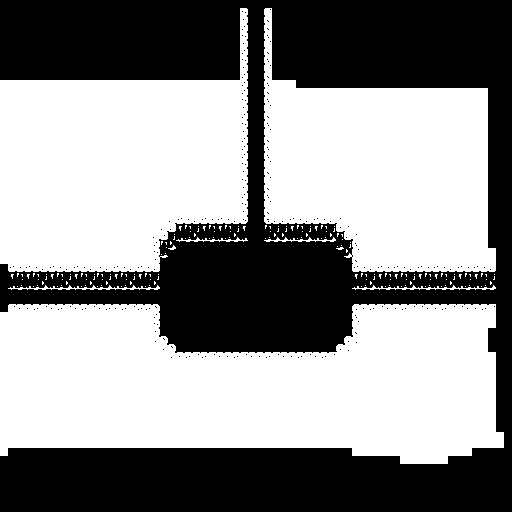

This game map was drawn from its Tiled (.tmx) file and the tilesets committed beside it. A one-line description and the trimmed map source follow:
An orthogonal 64x64 tile map with 8x8 px tiles, 1 tile layer (map) and 15 objects (Jetty Area Gateway, Flower Area Gateway, Ice Cube, Snow Cave In, Snow 3, ...).

<map version="1.10" tiledversion="1.11.2" orientation="orthogonal" renderorder="right-down" width="64" height="64" tilewidth="8" tileheight="8" infinite="0" nextlayerid="3" nextobjectid="29">
 <editorsettings>
  <export target="../public/assets/tilemaps/autumn_ice_cube_with_snowman_area.json" format="json" />
 </editorsettings>
 <tileset firstgid="1" name="snow" tilewidth="8" tileheight="8" spacing="8" margin="8" tilecount="64" columns="8">
  <image source="../public/assets/tilemaps/snow.png" width="136" height="136" />
  <tile id="0">
   <properties>
    <property name="collision" type="bool" value="true" />
   </properties>
  </tile>
  <tile id="1">
   <properties>
    <property name="collision" type="bool" value="true" />
   </properties>
  </tile>
  <tile id="2">
   <properties>
    <property name="collision" type="bool" value="true" />
   </properties>
  </tile>
  <tile id="3">
   <properties>
    <property name="collision" type="bool" value="true" />
   </properties>
  </tile>
  <tile id="4">
   <properties>
    <property name="collision" type="bool" value="true" />
   </properties>
  </tile>
  <tile id="5">
   <properties>
    <property name="collision" type="bool" value="true" />
   </properties>
  </tile>
  <tile id="6">
   <properties>
    <property name="collision" type="bool" value="true" />
   </properties>
  </tile>
  <tile id="8">
   <properties>
    <property name="collision" type="bool" value="true" />
   </properties>
  </tile>
  <tile id="9">
   <properties>
    <property name="collision" type="bool" value="true" />
   </properties>
  </tile>
  <tile id="10">
   <properties>
    <property name="collision" type="bool" value="true" />
   </properties>
  </tile>
  <tile id="11">
   <properties>
    <property name="collision" type="bool" value="true" />
   </properties>
  </tile>
  <tile id="12">
   <properties>
    <property name="collision" type="bool" value="true" />
   </properties>
  </tile>
  <tile id="13">
   <properties>
    <property name="collision" type="bool" value="true" />
   </properties>
  </tile>
  <tile id="14">
   <properties>
    <property name="collision" type="bool" value="true" />
   </properties>
  </tile>
  <tile id="16">
   <properties>
    <property name="collision" type="bool" value="true" />
   </properties>
  </tile>
  <tile id="17">
   <properties>
    <property name="collision" type="bool" value="true" />
   </properties>
  </tile>
  <tile id="18">
   <properties>
    <property name="collision" type="bool" value="true" />
   </properties>
  </tile>
  <tile id="19">
   <properties>
    <property name="collision" type="bool" value="true" />
   </properties>
  </tile>
  <tile id="20">
   <properties>
    <property name="collision" type="bool" value="true" />
   </properties>
  </tile>
  <tile id="21">
   <properties>
    <property name="collision" type="bool" value="true" />
   </properties>
  </tile>
  <tile id="22">
   <properties>
    <property name="collision" type="bool" value="true" />
   </properties>
  </tile>
  <tile id="24">
   <properties>
    <property name="collision" type="bool" value="true" />
   </properties>
  </tile>
  <tile id="25">
   <properties>
    <property name="collision" type="bool" value="false" />
   </properties>
  </tile>
  <tile id="26">
   <properties>
    <property name="collision" type="bool" value="false" />
   </properties>
  </tile>
  <tile id="27">
   <properties>
    <property name="collision" type="bool" value="false" />
   </properties>
  </tile>
  <tile id="28">
   <properties>
    <property name="collision" type="bool" value="true" />
   </properties>
  </tile>
  <tile id="29">
   <properties>
    <property name="collision" type="bool" value="true" />
   </properties>
  </tile>
  <tile id="30">
   <properties>
    <property name="collision" type="bool" value="true" />
   </properties>
  </tile>
  <tile id="32">
   <properties>
    <property name="collision" type="bool" value="true" />
   </properties>
  </tile>
  <tile id="33">
   <properties>
    <property name="collision" type="bool" value="true" />
   </properties>
  </tile>
  <tile id="34">
   <properties>
    <property name="collision" type="bool" value="true" />
   </properties>
  </tile>
  <tile id="35">
   <properties>
    <property name="collision" type="bool" value="true" />
   </properties>
  </tile>
  <tile id="36">
   <properties>
    <property name="collision" type="bool" value="true" />
   </properties>
  </tile>
  <tile id="37">
   <properties>
    <property name="collision" type="bool" value="true" />
   </properties>
  </tile>
  <tile id="38">
   <properties>
    <property name="collision" type="bool" value="true" />
   </properties>
  </tile>
  <tile id="40">
   <properties>
    <property name="collision" type="bool" value="false" />
   </properties>
  </tile>
 </tileset>
 <layer id="1" name="map" width="64" height="64">
  <data>[4096 cells, 2858 non-empty, 31 distinct tile ids]</data>
 </layer>
 <objectgroup id="2" name="objects">
  <object id="1" name="Jetty Area Gateway" x="360" y="288" width="16" height="16" />
  <object id="3" name="Flower Area Gateway" x="120" y="288" width="16" height="16" />
  <object id="5" name="Ice Cube" x="193" y="262">
   <point />
  </object>
  <object id="6" name="Snow Cave In" x="256" y="232">
   <point />
  </object>
  <object id="8" name="Snow 3" x="288" y="315">
   <point />
  </object>
  <object id="9" name="Snow 2" x="322" y="287">
   <point />
  </object>
  <object id="13" name="Ice Cube Trigger" x="179" y="250" width="28" height="29" />
  <object id="16" name="Snowman Area Gateway" x="248" y="176" width="16" height="16" />
  <object id="17" name="Snow Barrier" x="144" y="288">
   <point />
  </object>
  <object id="20" name="Cutscene Trigger" x="248" y="240" width="16" height="4" />
  <object id="21" name="Snowman After Cutscene" x="173" y="321">
   <point />
  </object>
  <object id="22" name="Snowman Trigger" x="160" y="305" width="28" height="29" />
  <object id="23" name="Snowman Start" x="222" y="298">
   <point />
  </object>
  <object id="24" name="Snowman At Barrier" x="190" y="297">
   <point />
  </object>
  <object id="25" name="Camera Bounds" x="11" y="103" width="463" height="332" />
 </objectgroup>
</map>
